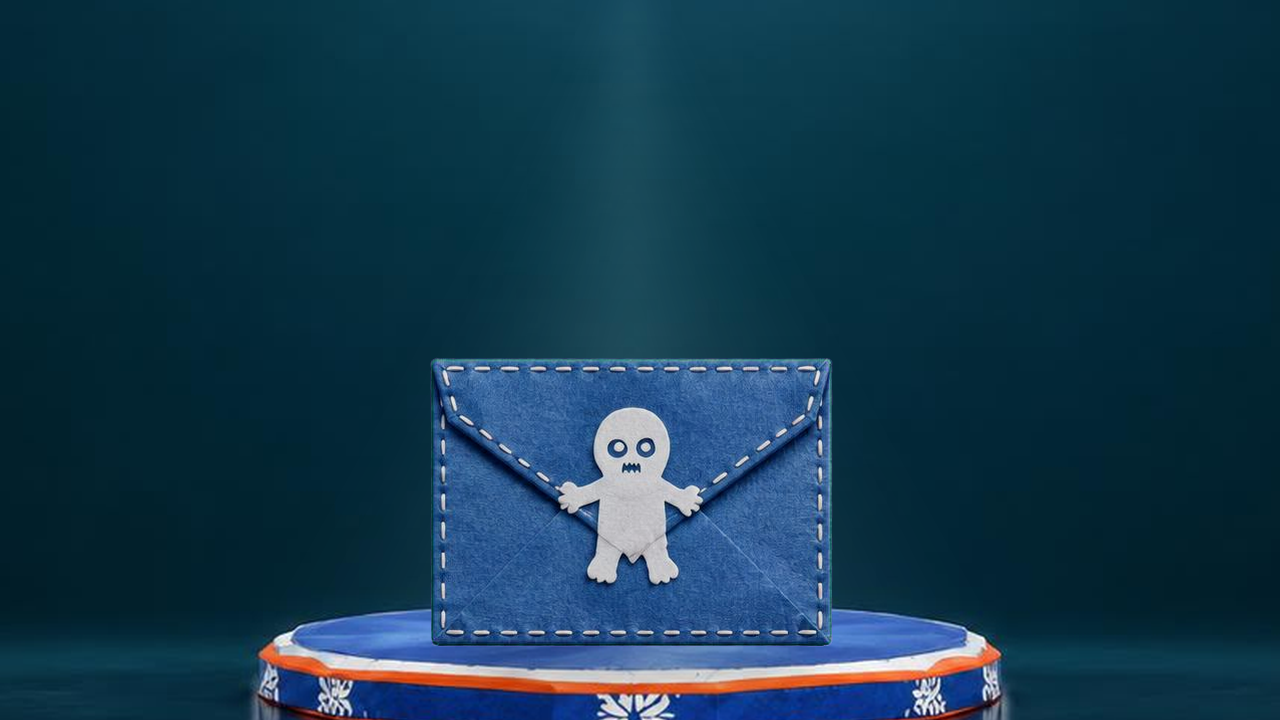
#> input picture situs-pro-kong/seedance/bingkai/K1.png, 1280 x 720 px; its folder holds 4 pictures in this run
$ python diam_dari_bingkai.py ../seedance/bingkai/K0.png
#> lines starting #> are read from the running program, lines starting #| are printed output that depends on the picture
"""Gambar diam dari bingkai kunci, untuk mode tanpa video (PRD 7.7 langkah 4, 9.2, 9.6).

Selama video Seedance belum ada, halaman memakai gambar ini:

- aset/vbkong/film/diam/d/1..6.webp (1280x720) dan film/diam/h/1..6.webp (405x720):
  komik 6 panel dan cadangan film. Panel 3 (estafet) diberi empat monyet dan
  amplop dari potongan yang sudah ada; panel 6 diberi cahaya hangat di celah.
- aset/vbkong/video/hero-poster-1280.webp, -540.webp (dari KH) dan
  sorot-poster-1280.webp, -540.webp (dari KF).
- aset/vbkong/gambar/latar-api.webp (K2), latar-endpoint.webp (K4),
  latar-domain.webp (K3a): buram dan digelapkan, untuk latar panel Bab 2.

Setelah video jadi, olah_video.sh menimpa berkas yang sama dari video:
poster dan latar panel langsung dengan ffmpeg, komik 6 panel lewat skrip ini
dengan --video (bingkai pilihan 1.png sampai 6.png, 1280x720, sudah diambil
olah_video.sh). Di mode itu panel 3 memakai bingkai V3 sebagai panggung, dan
panel 6 tidak diberi cahaya tambahan karena celah di akhir V5 sudah menyala.
Jalankan dari akar repo, sesudah bingkai_kunci.py:

    python3 situs-pro-kong/alat/diam_dari_bingkai.py
    python3 situs-pro-kong/alat/diam_dari_bingkai.py --video situs-pro-kong/kerja/diam
"""
import sys
from pathlib import Path

import numpy as np
from PIL import Image, ImageEnhance, ImageFilter

AKAR = Path(__file__).resolve().parents[2]
BINGKAI = AKAR / "situs-pro-kong/seedance/bingkai"
VBK = AKAR / "situs-pro-kong/aset/vbkong"
GAMBAR = VBK / "gambar"


def buka(nama):
#> called with nama = 'K1'
    return Image.open(BINGKAI / f"{nama}.png").convert("RGBA")
#> call 2 of buka, with nama = 'K2'
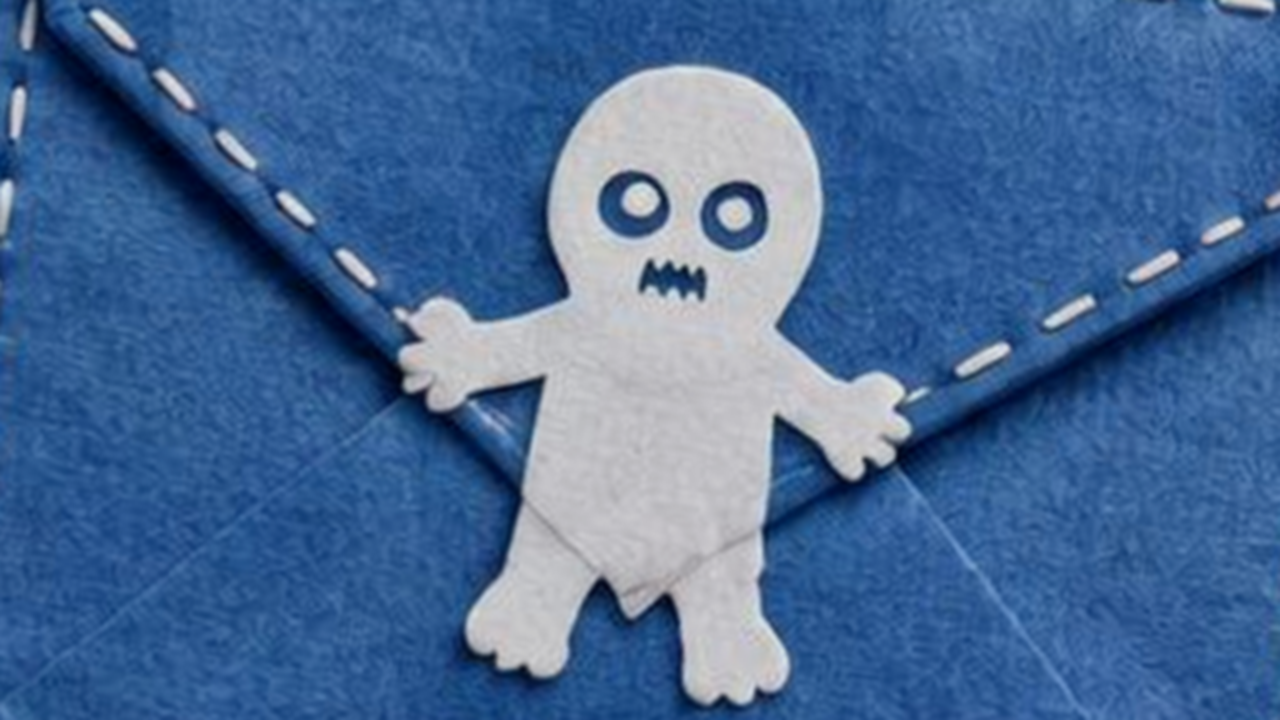
#> input picture situs-pro-kong/seedance/bingkai/K2.png, 1280 x 720 px


def tempel(k, nama, tinggi, kaki_x, kaki_y, putar=0.0, cermin=False):
    img = Image.open(GAMBAR / f"{nama}.webp").convert("RGBA")
    img = img.resize((round(img.width * tinggi / img.height), tinggi), Image.LANCZOS)
    if cermin:
        img = img.transpose(Image.FLIP_LEFT_RIGHT)
    arr = np.asarray(img).astype(np.float64)
    arr[..., :3] *= 0.9  # brightness(.9), sama dengan filter monyet di halaman (PRD 9.3)
    img = Image.fromarray(arr.round().astype(np.uint8), "RGBA")
    if putar:
        img = img.rotate(-putar, expand=True, resample=Image.BICUBIC)
    k.alpha_composite(img, (round(kaki_x - img.width / 2), round(kaki_y - img.height)))


def panel_estafet(k=None):
    # Garis bibir podium di V3 sama dengan K3a (selisih paling banyak 6 piksel),
    # jadi letak monyet yang sama dipakai untuk dua sumber.
    k = buka("K3a") if k is None else k
#> call 3 of buka, with nama = 'K3a'
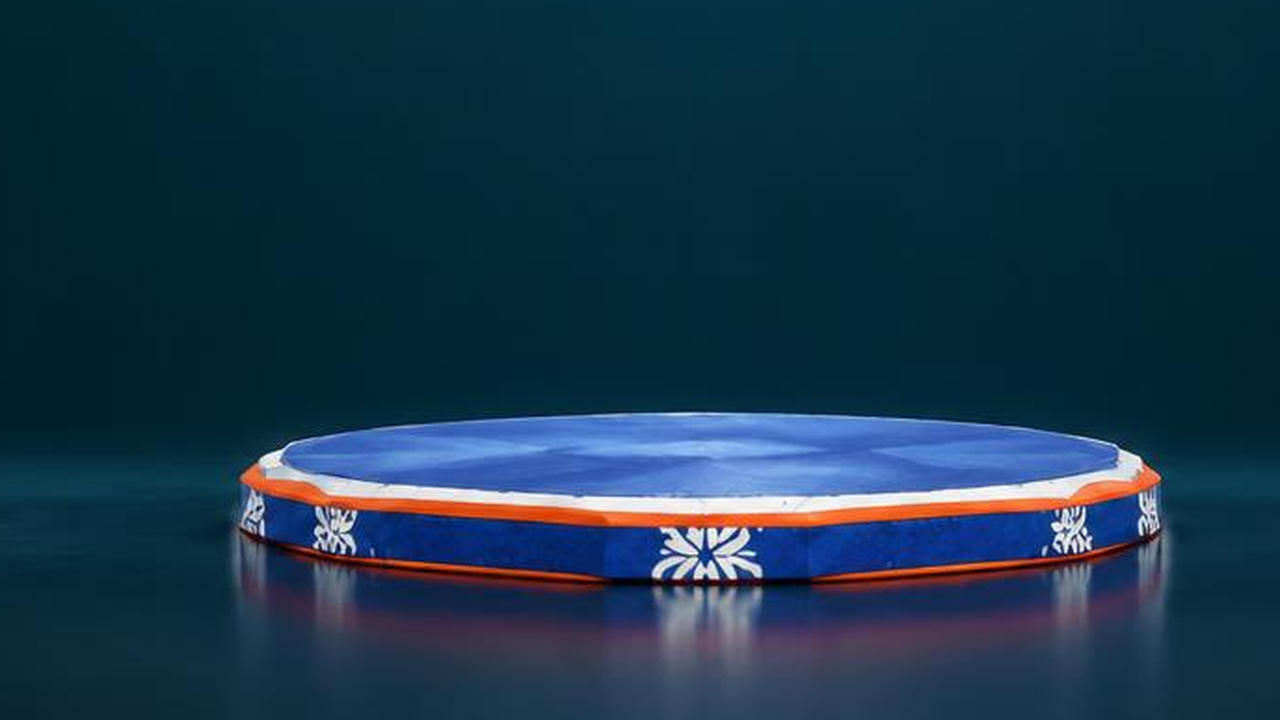
#> input picture situs-pro-kong/seedance/bingkai/K3a.png, 1280 x 720 px
    lantai = 545
    bay = Image.new("RGBA", k.size, (0, 0, 0, 0))
#> bay: PIL image 1280x720 RGBA; every value is 0
    from PIL import ImageDraw
    dr = ImageDraw.Draw(bay)
    for x in (190, 500, 800, 1110):
        dr.ellipse([x - 110, lantai - 14, x + 110, lantai + 10], fill=(0, 0, 0, 90))
    k = Image.alpha_composite(k, bay.filter(ImageFilter.GaussianBlur(10)))
    tempel(k, "monyet-merah", 250, 190, lantai)
    tempel(k, "monyet-biru", 262, 500, lantai, cermin=True)
    tempel(k, "monyet-cokelat", 250, 800, lantai, putar=-12)
    tempel(k, "monyet-pirang", 266, 1110, lantai, cermin=True)
    amplop = Image.open(GAMBAR / "amplop.webp").convert("RGBA").resize((150, 108), Image.LANCZOS).rotate(-35, expand=True, resample=Image.BICUBIC)
    k.alpha_composite(amplop, (720, 236))
    return k


def panel_celah():
    k = buka("K6")
    yy, xx = np.mgrid[0:720, 0:1280].astype(np.float64)
    d = np.sqrt(((xx - 640) / 420) ** 2 + ((yy - 330) / 60) ** 2)
    a = np.clip(1 - d, 0, 1) ** 2 * 0.5
    arr = np.asarray(k).astype(np.float64)
    for i, c in enumerate((255, 176, 112)):
        arr[..., i] = 255 - (255 - arr[..., i]) * (1 - a * c / 255)
    return Image.fromarray(arr.round().astype(np.uint8), "RGBA")


def simpan_panel(img, n):
    for f in ("d", "h"):
        (VBK / f"film/diam/{f}").mkdir(parents=True, exist_ok=True)
    rgb = img.convert("RGB")
    rgb.save(VBK / f"film/diam/d/{n}.webp", "WEBP", quality=70, method=6)
    rgb.crop(((1280 - 405) // 2, 0, (1280 - 405) // 2 + 405, 720)).save(VBK / f"film/diam/h/{n}.webp", "WEBP", quality=66, method=6)


def poster(nama, img, kiri540):
    (VBK / "video").mkdir(parents=True, exist_ok=True)
    rgb = img.convert("RGB")
    rgb.save(VBK / f"video/{nama}-poster-1280.webp", "WEBP", quality=70, method=6)
    rgb.crop((kiri540, 0, kiri540 + 720, 720)).resize((540, 540), Image.LANCZOS).save(
        VBK / f"video/{nama}-poster-540.webp", "WEBP", quality=68, method=6)


def latar_panel(nama, img):
    rgb = img.convert("RGB").filter(ImageFilter.GaussianBlur(14))
    rgb = ImageEnhance.Brightness(rgb).enhance(0.78)
    rgb.save(GAMBAR / f"latar-{nama}.webp", "WEBP", quality=50, method=6)


def main():
    if "--video" in sys.argv:
        folder = Path(sys.argv[sys.argv.index("--video") + 1])
        b = [Image.open(folder / f"{n}.png").convert("RGBA") for n in range(1, 7)]
        for n, img in enumerate([b[0], b[1], panel_estafet(b[2]), b[3], b[4], b[5]], 1):
            simpan_panel(img, n)
        for p in sorted((VBK / "film/diam").rglob("*.webp")):
            print(p.relative_to(VBK), p.stat().st_size // 1024, "KB")
        return
    panel = [buka("K1"), buka("K2"), panel_estafet(), buka("K4"), buka("K5"), panel_celah()]
    for n, img in enumerate(panel, 1):
        simpan_panel(img, n)
    poster("hero", buka("KH"), 280)
    poster("sorot", buka("KF"), 269)
    latar_panel("api", buka("K2"))
    latar_panel("endpoint", buka("K4"))
    latar_panel("domain", buka("K3a"))
    for p in sorted((VBK / "film/diam").rglob("*.webp")) + sorted((VBK / "video").glob("*.webp")) + sorted(GAMBAR.glob("latar-*.webp")):
        print(p.relative_to(VBK), p.stat().st_size // 1024, "KB")


if __name__ == "__main__":
#> (the run stopped early here; a loop or call above may not have finished)
